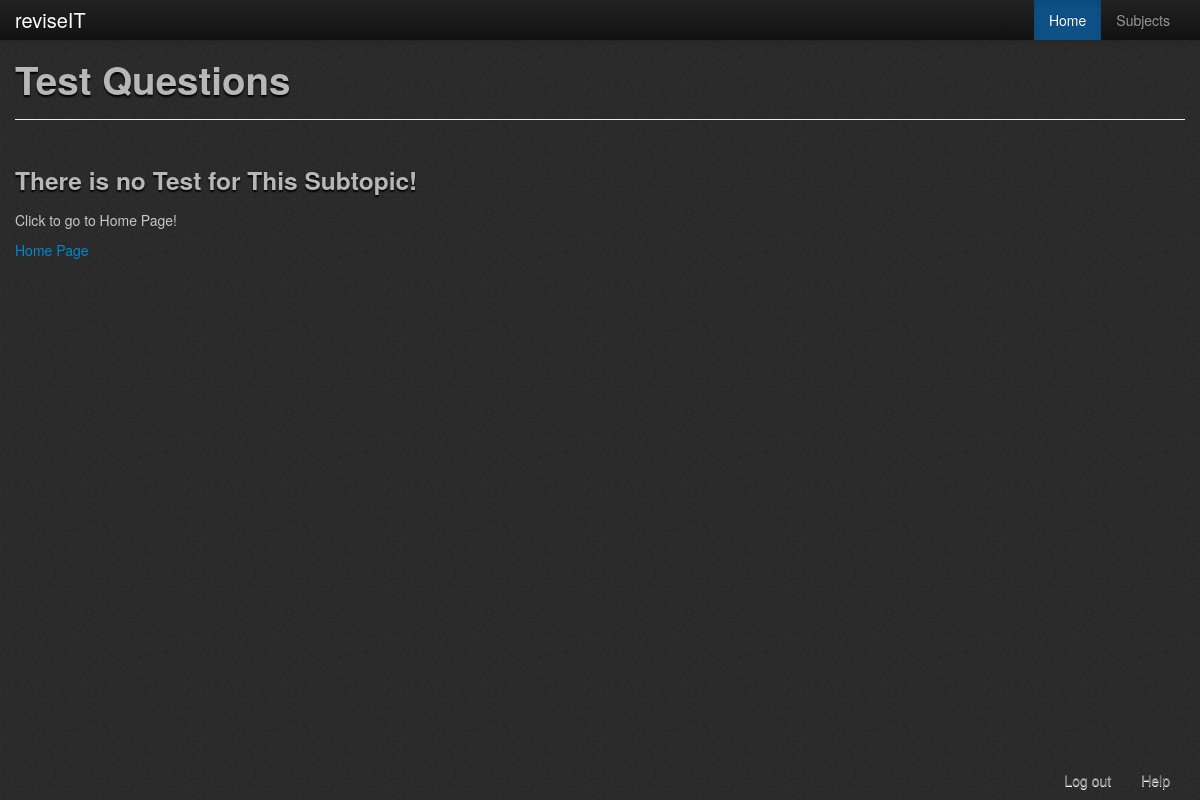
Page /php/contents/ViewTestQuestions.php?ID=13 (signed in) on the earlier database version.
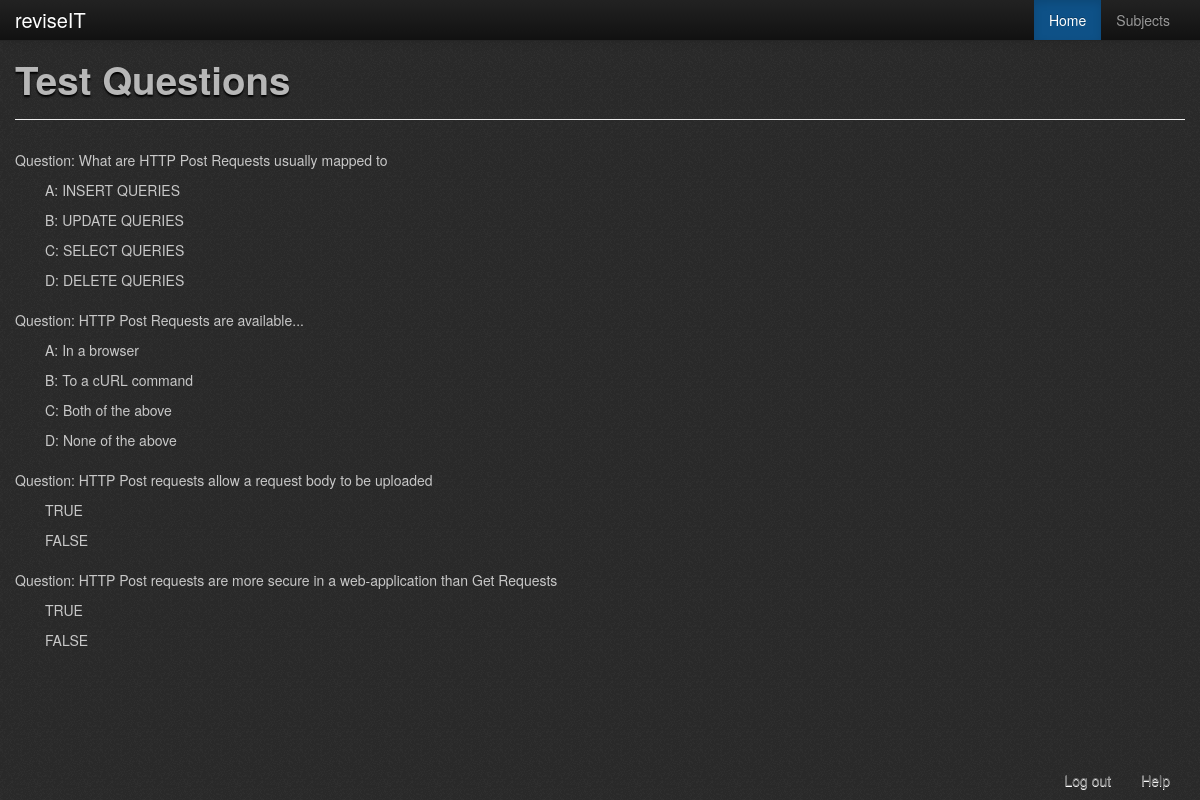
Same page on the later database version.
### tables this page shows
CREATE TABLE IF NOT EXISTS `multichoice` (
  `MultiChoiceID` int(11) NOT NULL AUTO_INCREMENT,
  `Question` text NOT NULL,
  `Answer1` text NOT NULL,
  `Answer2` text NOT NULL,
  `Answer3` text NOT NULL,
  `Answer4` text NOT NULL,
  `TestID` int(11) NOT NULL,
  `correctAns` varchar(10) NOT NULL,
  PRIMARY KEY (`MultiChoiceID`),
  KEY `FK_multichoice` (`TestID`)
);

CREATE TABLE IF NOT EXISTS `truefalse` (
  `TrueFalseID` int(11) NOT NULL AUTO_INCREMENT,
  `Question` text NOT NULL,
  `correctAns` varchar(10) NOT NULL,
  `TestID` int(11) NOT NULL,
  PRIMARY KEY (`TrueFalseID`),
  KEY `FK_truefalse` (`TestID`)
);

### php/contents/ViewTestQuestions.php (the view, shortened to what this page needs)
<?php
	require '../check_logged_in.php';
?>
<!DOCTYPE html PUBLIC "-//W3C//DTD XHTML 1.0 Transitional//EN" "http://www.w3.org/TR/xhtml1/DTD/xhtml1-transitional.dtd">
<html xmlns="http://www.w3.org/1999/xhtml">
<head>
	<?php
		include '../header_container.php';
	?>
</head>
<body>
	<?php
		include '../subtopics/subtopics_menu_bar.php';
	?>
<div class="container">
	<div class="page-header">
        <h1>Test Questions</h1>
    </div>
	<div class="row-fluid">
   		<div class="span12">
           <?php
		   $stuff = $_GET['ID'];
		   $resultTest1 = $db->prepare("SELECT * FROM multichoice WHERE TestID = '".$stuff."'");
		   $resultTest1->execute();
		   $resultTest2 = $db->prepare("SELECT * FROM truefalse WHERE TestID = '".$stuff."'");
		   $resultTest2->execute();
		   $data = 0;
		   		   while($row = $resultTest1->fetch(PDO::FETCH_ASSOC))
		   {
			   echo "<div class='row-fluid'><div class='span12'>Question: ".$row['Question']."</div>";
			   echo "<div class='span12'>";
			   	echo "<p>A: ";
					echo $row['Answer1'];
				echo "</p>";
			   echo "</div>";
			   echo "<div class='span12'>";
			   	echo "<p>B: ";
					echo $row['Answer2'];
				echo "</p>";
			   echo "</div>";
			   echo "<div class='span12'>";
			   	echo "<p>C: ";
					echo $row['Answer3'];
				echo "</p>";
			   echo "</div>";
			   echo "<div class='span12'>";
			   	echo "<p>D: ";
					echo $row['Answer4'];
				echo "</p>";
			   echo "</div></div>";
			   $data++;
		   }
		   while($row = $resultTest2->fetch(PDO::FETCH_ASSOC))
		   {
			   echo "<div class='row-fluid'><div class='span12'>Question: ".$row['Question']."</div>";
			   echo "<div class='span12'>";
			   	echo "<p>";
					echo "TRUE";
				echo "</p>";
			   echo "</div>";
			   echo "<div class='span12'>";
			   	echo "<p>";
					echo "FALSE";
				echo "</p>";
			   echo "</div>";
			   echo "</div></div>";
			   $data++;
		   }
		   if ($data == 0) echo "<div class='row-fluid'>
	<div class='span12 bootstro' data-bootstro-placement='bottom' data-bootstro-title='Test Score Questions' data-bootstro-content='There is no Test for This Subtopic.'>
		<h3>There is no Test for This Subtopic!</h3>
		<p>Click to go to Home Page!</p>
		<a href='../home_page_director.php'>Home Page</a>";
			?>
		</div>
	</div>
</div>
<?php
	include '../footer.php';
?>
</body>
</html>

### php/header_container.php (shortened to what this page needs)
<link rel="stylesheet" type="text/css" href="../../assets/css/bootstrap-wysihtml5-0.0.2.css"></link>
<link rel="stylesheet" href="../../assets/css/version1.css">
<link rel="stylesheet" href="../../assets/css/bootstro.css">
<link rel="stylesheet" href="../../assets/css/bootstrap-responsive.css">

### php/subtopics/subtopics_menu_bar.php (shortened to what this page needs)
<div class="navbar navbar-fixed-top navbar-inverse">
	<div class="navbar-inner">
		<div class="container">
			<a href="../home_page_director.php" class="brand">reviseIT</a>
			<div class="nav-collapse collapse">
				<ul class="nav pull-right">
					<li class="active"><a href="../home_page_director.php">Home</a></li>
					<li><a href="../subjects/all_Subjects.php">Subjects</a></li>
				</ul>
			</div>
		</div>
	</div>
</div>

### php/footer.php
<div class="navbar navbar-fixed-bottom">
	<div class="container">
		<div class="nav-collapse collapse">
			<ul class="nav pull-right">
				<li><a href="../logout.php">Log out</a></li>
				<li><a href="#" id="help">Help</a></li>
			</ul>
		</div>
	</div>
</div>

Differences in the rows shown:
added multichoice: Question "What are HTTP Post Requests usually mapped to", Answer1 "INSERT QUERIES", Answer2 "UPDATE QUERIES", Answer3 "SELECT QUERIES", Answer4 "DELETE QUERIES"
added multichoice: Question "HTTP Post Requests are available...", Answer1 "In a browser", Answer2 "To a cURL command", Answer3 "Both of the above", Answer4 "None of the above"
added truefalse: Question "HTTP Post requests allow a request body to be uploaded"
added truefalse: Question "HTTP Post requests are more secure in a web-application than Get Requests"
Other differences:
text no longer shown: "There is no Test for This Subtopic! Click to go to Home Page! Home Page"
